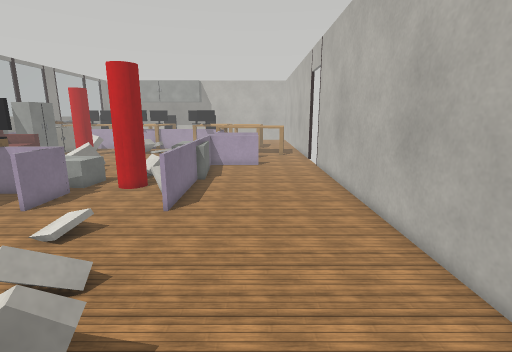
[1] (above)

24 first-person views from a walk through a robot-simulator world made for Webots. The camera is 1 m above the floor, tilts 12° down and sees 85° across. Doors are drawn as open doorways. The floor is counted in squares, 0.25 m on a side. Each view is taken from the middle of a square. On the plan, view 1 faces up. The plan holds only what a view shows up to about 20 squares ahead; the rest is blank. The robots in the file are not drawn. Simple shapes and patterns stand in for the simulator's stock objects.

[2]
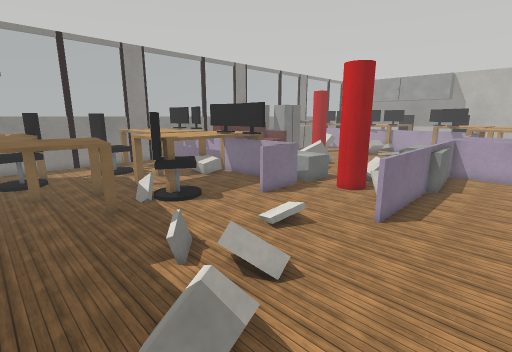

[3]
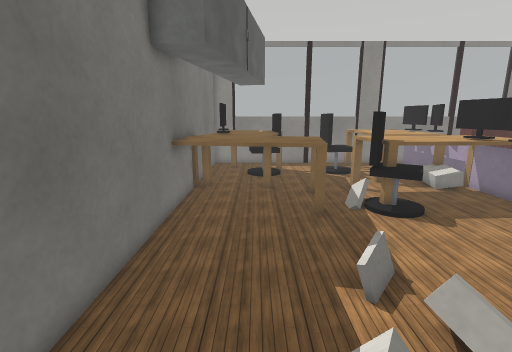

[4]
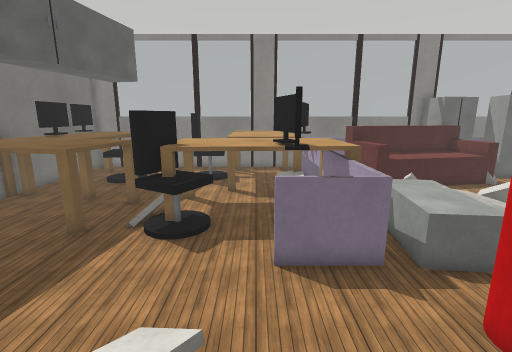

[5]
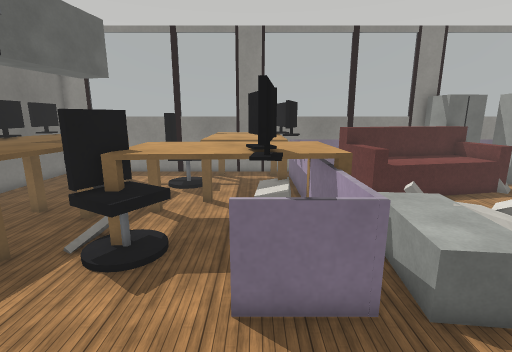

[6]
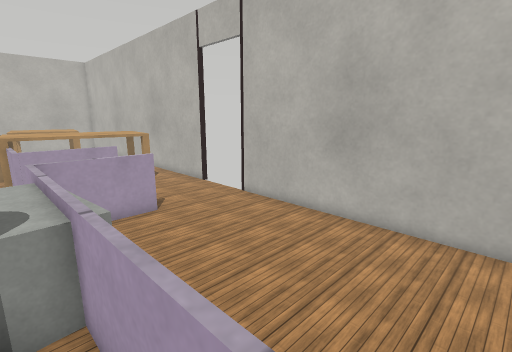

[7]
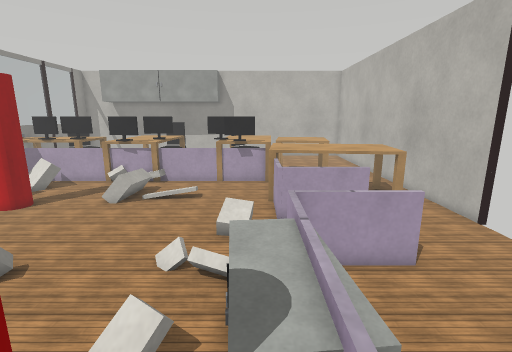

[8]
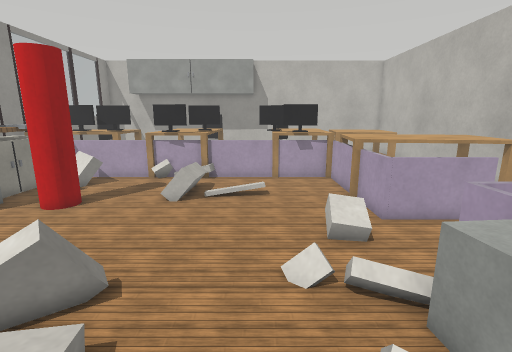

[9]
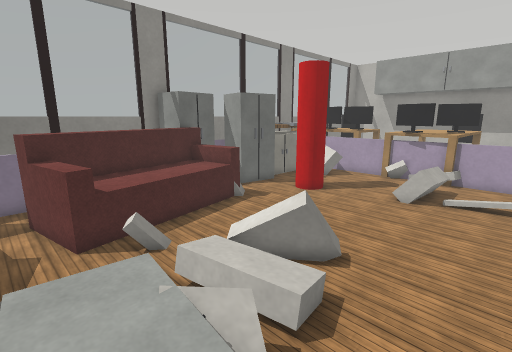

[10]
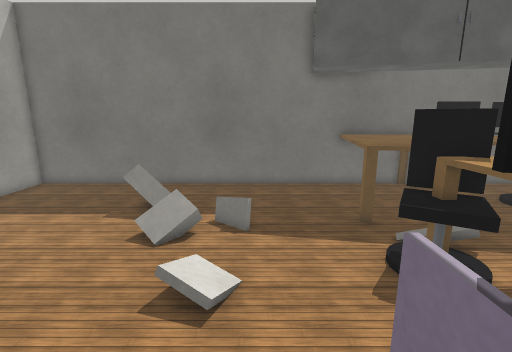

[11]
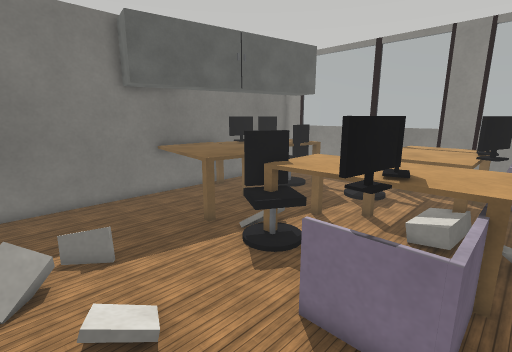

[12]
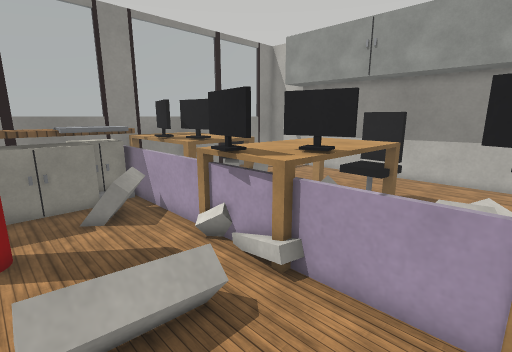

[13]
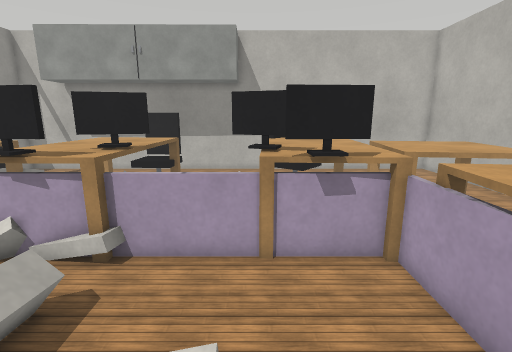

[14]
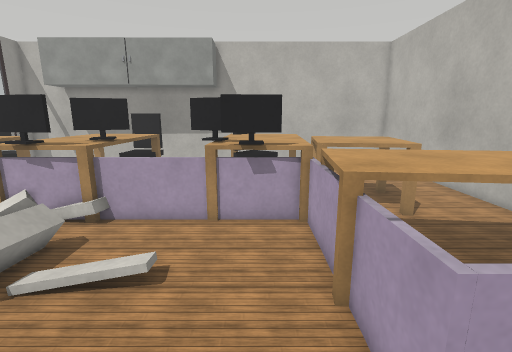

[15]
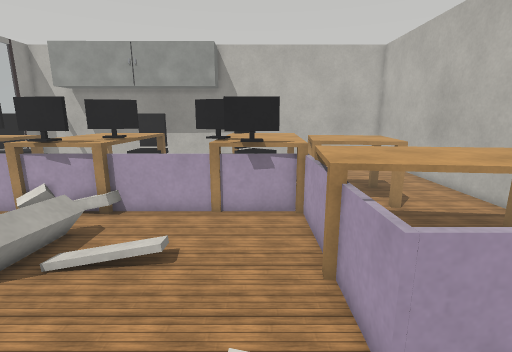

[16]
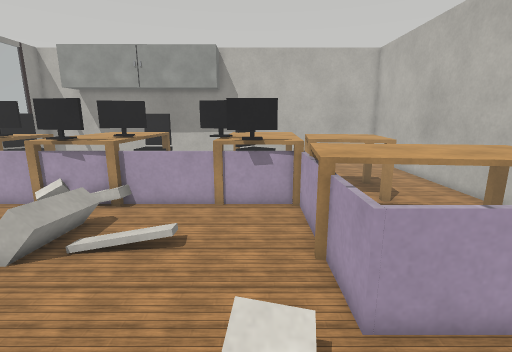

[17]
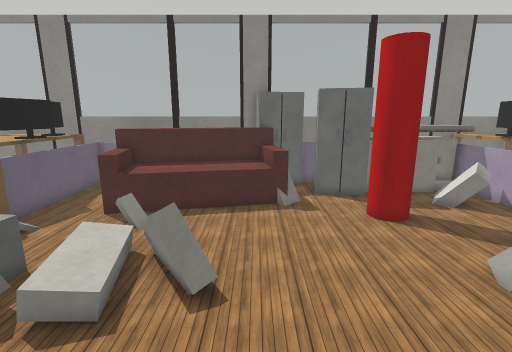

[18]
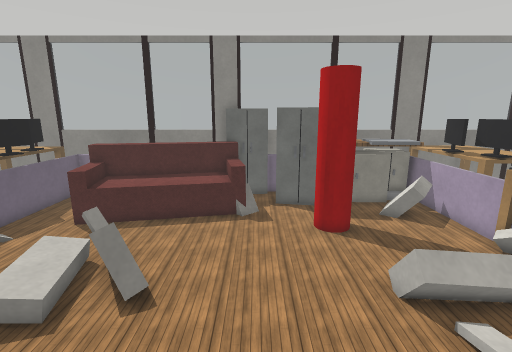

[19]
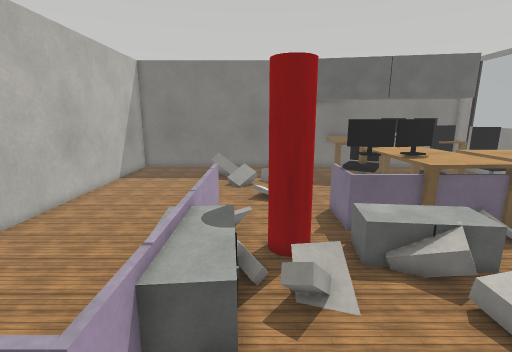

[20]
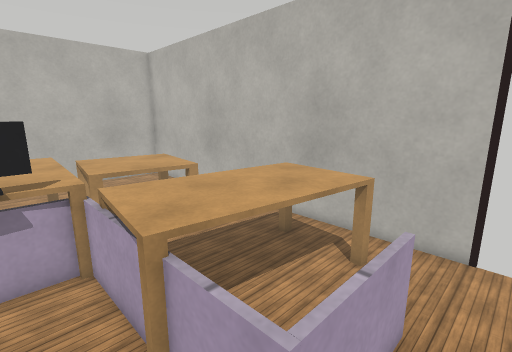

[21]
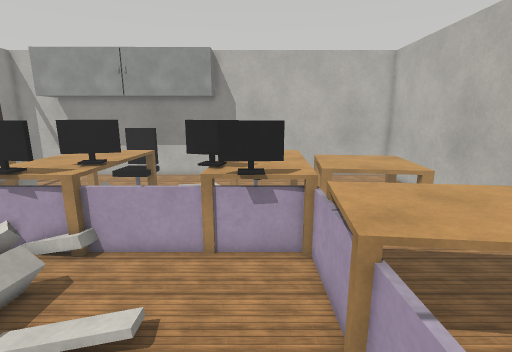

[22]
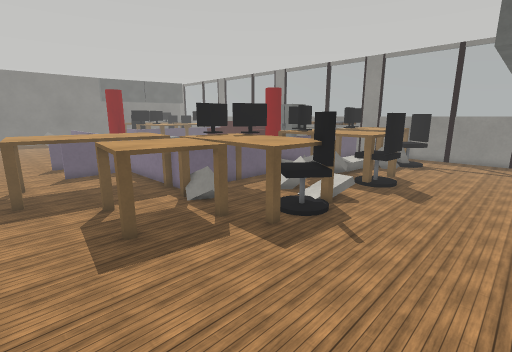

[23]
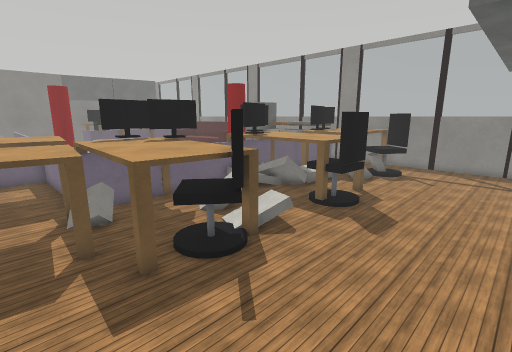

[24]
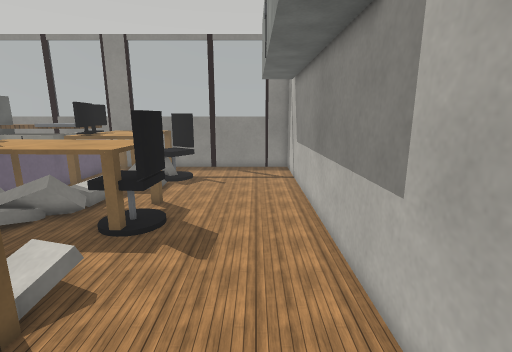

### Floor plan
Key: @ floor where view 1 was taken; # wall or solid block; x gap in a wall; . main floor; : floor 0.25 m higher than the main floor; + floor 0.5 m higher than the main floor; / step, stairs or slope; D open door; = window, fence, low wall or low ledge; B white box; C cabinet; P red pole; T table; M monitor; F office chair; S sofa; I sink; O other object.
Columns run from 26 left of view 1 to 5 right of it. Each row starts with its distance up from view 1.
 50   #########################
 49 #   CCCCCCCCCCCCCC........    .#
 48 # ..C............C.........    #
 47 #=..CCCCCCCCCCCCC........... ..#
 46 #=.............................#
 45 #=.............................#
 44 #  ............................#
 43 #   FF......FFF..B.FF..........#
 42 #   FFF...TTTFT..BTFTTT........#
 41 #   FFFOO.TTTTT..B TTTT........#
 40 #TTTT TTOBTTTTT.BB TTTTTTTTT...#
 39 # TTTTTT  TTTTT.BOTTTTTTTTTT...#
 38 # TTTTTMM TTT MB   TTTBTTTTT...#
 37 #TTTMMMMM TTMMMB MMMTTBTTTTT...#
 36 #TT#####==TMMTB===TMMTBTTTT....#
 35 #CCCI.B...TMMTT...TMMM#........#
 34 # CCIBBBB.............#TTTTTTT.#
 33 # #II.BB.....BB.......TTTTTTTT.#
 32 # OOC........BB.......TTTTTTTT.#
 31 # OOC........BB///....TTTTTTTT.#
 30    CCC. PP...BB.......#TTTTTTT.#
 29      C.PPP............=........#
 28 ##=  C................=====....#
 27 # #CCC..............BB.........x
 26 #  C.BB.............:...  .....D
 25 #  CSBB.................   ....D
 24 #C#CSSSS..........B....====....D
 23 #  SSSSS.....B.....B..=====....x
 22 #  SSSSS....BB......CC#........#
 21  #  SSSS...BBB/.....CCC........#
 20  #  SSSS....::/...BBCCC........#
 19  #  SSSSBB.B..B... :.CCC.......#
 18  #= SSSSS...CBBBC. .:CCC.......#
 17  #=.SSSS....CCC+C.PP..=........#
 16  #=.........CCCCC.PPP/=........#
 15  #=======TTTTT==#..PB/=........#
 14  #==MMMM#TTTTT===.....=........#
 13  #TMMMMMBBTTMTMM=.....=........#
 12  #TTTTTTBBTMMMMM=.....=........#
 11  #TTTTTTTTTTTT..=.....=........#
 10 # TTTTTTTTTTTT...../...........#
  9 #   FFTTTTTTTFF.....:..........#
  8 #=. FF...TTTFFF................#
  7 #=. FF....TBFFF................#
  6 ##..................B//........#
  5 #=........TTTTT...BBBB.........#
  4 #=. TFF...TTTTT....B.BBB.......
  3 #=.CFFFTTTTTTTT.......BBB......
  2 # C CCCCCTTTTTT.......BB.......
  1   CCTTTTTCCCCCC................#
  0  # MMMMMMTTTTT.C........ .@....#
 -1  #      T CCCCCC........ ......#
 -2   ##########T###################

Where each view was taken, in squares from view 1:
view 1: 0 up, 0 right, facing up
view 2: 1 up, 0 right, facing up-left
view 3: 2 up, 1 left, facing left
view 4: 11 up, 3 left, facing left
view 5: 12 up, 5 left, facing left
view 6: 12 up, 5 left, facing up-right
view 7: 15 up, 5 left, facing up
view 8: 17 up, 9 left, facing up
view 9: 16 up, 9 left, facing up-left
view 10: 15 up, 8 left, facing down
view 11: 15 up, 5 left, facing down-left
view 12: 30 up, 8 left, facing up-left
view 13: 28 up, 8 left, facing up
view 14: 25 up, 6 left, facing up
view 15: 24 up, 6 left, facing up
view 16: 23 up, 6 left, facing up
view 17: 24 up, 7 left, facing left
view 18: 26 up, 6 left, facing left
view 19: 26 up, 6 left, facing down
view 20: 26 up, 6 left, facing up-right
view 21: 26 up, 6 left, facing up
view 22: 49 up, 4 right, facing down-left
view 23: 49 up, 1 left, facing down-left
view 24: 47 up, 3 left, facing left
